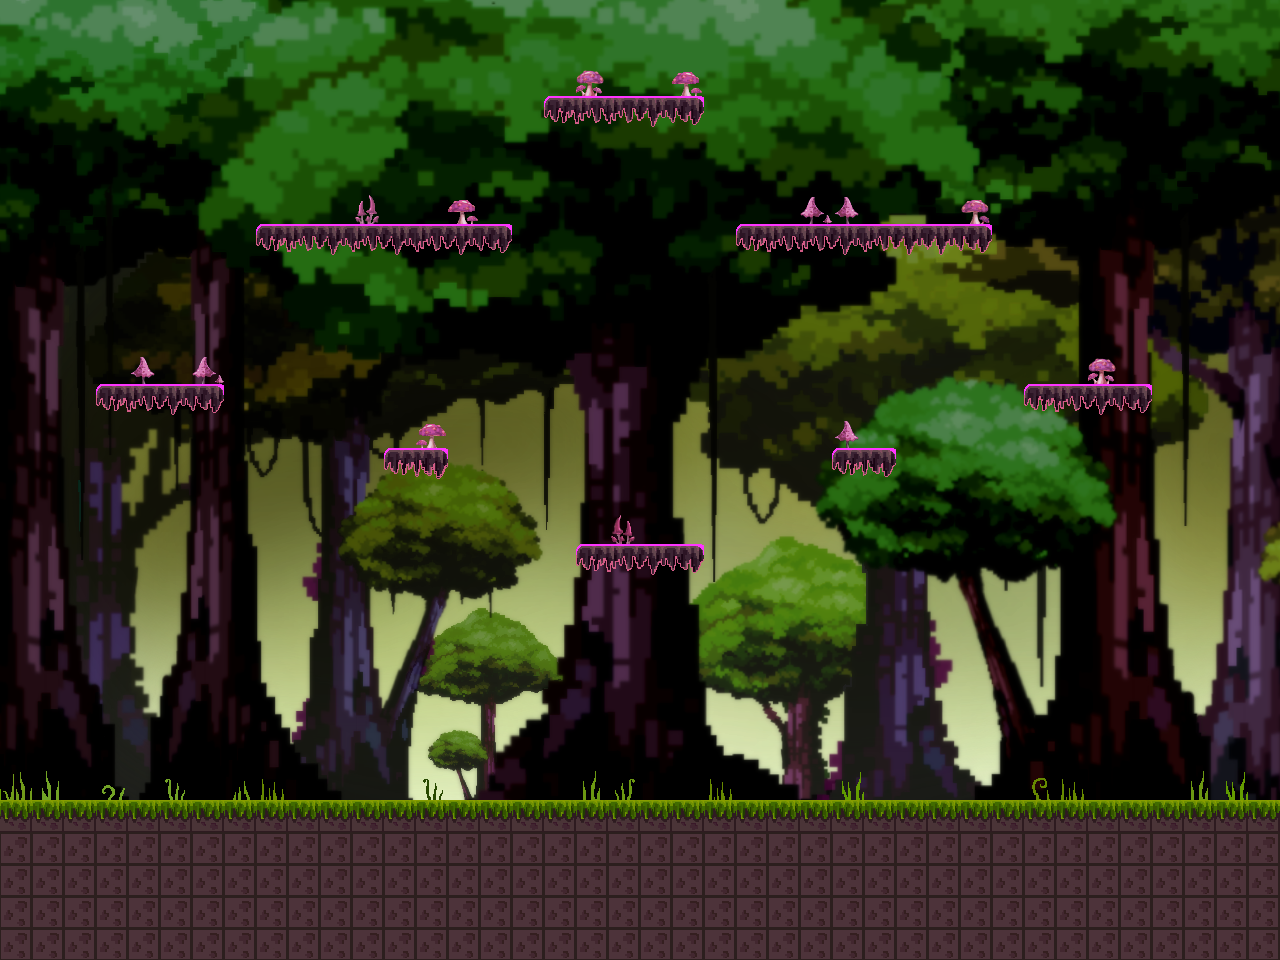

Below is a game level as drawn by its tile map, then a one-line description and the .tmx that defines it (tile-layer data replaced by summaries):
An orthogonal 40x30 tile map with 32x32 px tiles, 2 tile layers (Background Layer, Main Layer), 7 tilesets, 1 image layer and 5 objects (2x Ball, Player_1, Player_2).

<map version="1.4" tiledversion="1.4.3" orientation="orthogonal" renderorder="right-down" compressionlevel="0" width="40" height="30" tilewidth="32" tileheight="32" infinite="0" nextlayerid="5" nextobjectid="7">
 <tileset firstgid="1" name="TS 1" tilewidth="32" tileheight="32" tilecount="768" columns="32">
  <image source="../img/tilesets/TS 1.png" width="1024" height="768" />
 </tileset>
 <tileset firstgid="769" name="TS 2" tilewidth="32" tileheight="32" tilecount="768" columns="32">
  <image source="../img/tilesets/TS 2.png" width="1024" height="768" />
 </tileset>
 <tileset firstgid="1537" name="TS4" tilewidth="32" tileheight="32" tilecount="960" columns="32">
  <image source="../img/tilesets/TS4.png" width="1024" height="960" />
 </tileset>
 <tileset firstgid="2497" name="Untitled_Artwork" tilewidth="32" tileheight="32" tilecount="960" columns="32">
  <image source="../img/tilesets/Untitled_Artwork.png" width="1024" height="960" />
 </tileset>
 <tileset firstgid="3457" name="ts 5" tilewidth="32" tileheight="32" tilecount="960" columns="32">
  <image source="../img/tilesets/ts 5.png" width="1024" height="960" />
 </tileset>
 <tileset firstgid="4417" name="Untitled_Artwork" tilewidth="32" tileheight="32" tilecount="960" columns="32">
  <image source="../img/tilesets/Untitled_Artwork.png" width="1024" height="960" />
 </tileset>
 <tileset firstgid="5377" name="HHH" tilewidth="32" tileheight="32" tilecount="960" columns="32">
  <image source="../img/tilesets/HHH.png" width="1024" height="960" />
 </tileset>
 <imagelayer id="4" name="Image Layer 1">
  <image source="../img/backgrounds/placeholder-background.png" width="1280" height="960" />
 </imagelayer>
 <layer id="2" name="Background Layer" width="40" height="30">
  <properties>
   <property name="Background" type="bool" value="true" />
  </properties>
  <data>[1200 cells, 47 non-empty, 38 distinct tile ids]</data>
 </layer>
 <layer id="1" name="Main Layer" width="40" height="30">
  <data>[1200 cells, 237 non-empty, 6 distinct tile ids]</data>
 </layer>
 <objectgroup id="3" name="Object Layer 1">
  <object id="1" name="Player_1" x="156.315" y="571.748" width="64" height="64" />
  <object id="3" name="Ball" x="298.181" y="533.519" width="48" height="48" />
  <object id="4" x="-120" y="38" width="2" />
  <object id="5" name="Player_2" x="1083.17" y="585.134" width="64" height="64" />
  <object id="6" name="Ball" x="961.441" y="536.559" width="48" height="48" />
 </objectgroup>
</map>